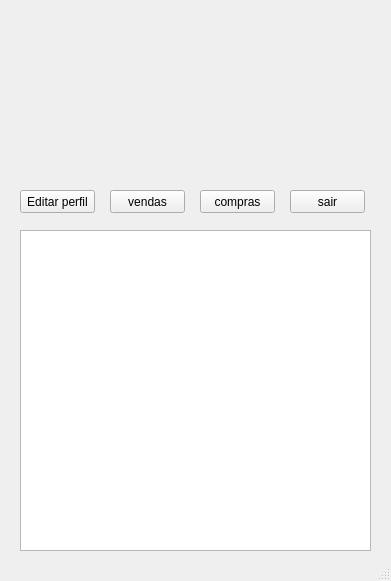
<?xml version="1.0" encoding="UTF-8"?>
<ui version="4.0">
 <class>MainWindow</class>
 <widget class="QMainWindow" name="MainWindow">
  <property name="geometry">
   <rect>
    <x>0</x>
    <y>0</y>
    <width>391</width>
    <height>581</height>
   </rect>
  </property>
  <property name="windowTitle">
   <string>MainWindow</string>
  </property>
  <widget class="QWidget" name="centralwidget">
   <widget class="QPushButton" name="pushButton">
    <property name="geometry">
     <rect>
      <x>20</x>
      <y>190</y>
      <width>75</width>
      <height>23</height>
     </rect>
    </property>
    <property name="text">
     <string>Editar perfil</string>
    </property>
   </widget>
   <widget class="QPushButton" name="pushButton_2">
    <property name="geometry">
     <rect>
      <x>110</x>
      <y>190</y>
      <width>75</width>
      <height>23</height>
     </rect>
    </property>
    <property name="text">
     <string>vendas</string>
    </property>
   </widget>
   <widget class="QPushButton" name="pushButton_3">
    <property name="geometry">
     <rect>
      <x>200</x>
      <y>190</y>
      <width>75</width>
      <height>23</height>
     </rect>
    </property>
    <property name="text">
     <string>compras</string>
    </property>
   </widget>
   <widget class="QPushButton" name="pushButton_5">
    <property name="geometry">
     <rect>
      <x>290</x>
      <y>190</y>
      <width>75</width>
      <height>23</height>
     </rect>
    </property>
    <property name="text">
     <string>sair</string>
    </property>
   </widget>
   <widget class="QTextEdit" name="textEdit_extrato">
    <property name="geometry">
     <rect>
      <x>20</x>
      <y>230</y>
      <width>351</width>
      <height>321</height>
     </rect>
    </property>
    <property name="minimumSize">
     <size>
      <width>0</width>
      <height>0</height>
     </size>
    </property>
   </widget>
   <widget class="QLabel" name="label">
    <property name="geometry">
     <rect>
      <x>130</x>
      <y>20</y>
      <width>131</width>
      <height>141</height>
     </rect>
    </property>
    <property name="text">
     <string/>
    </property>
    <property name="pixmap">
     <pixmap>Coronet_of_the_Imperial_Prince_of_Brazil.svg.png</pixmap>
    </property>
    <property name="scaledContents">
     <bool>true</bool>
    </property>
   </widget>
  </widget>
  <widget class="QStatusBar" name="statusbar"/>
 </widget>
 <resources/>
 <connections/>
</ui>
